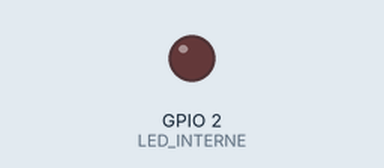
Recording of a sketch running on a simulated ESP32. Shown: output pins drawn as LEDs (lit = HIGH). What the sketch prints to the serial monitor is not drawn.

Above: at 0.0 s.
At 3.1 s:
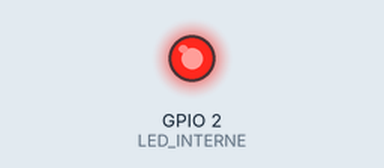
Timing chart, 0 to 19.1 s (numbered marks = the images above):
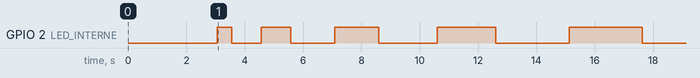

The sketch:

Exemples_Variables_ESP32.ino
```cpp
/*
 * A05 - Programació ESP32. C. Variables
 *
 * Objectiu: Mostrar els diferents tipus de variables en C/C++ per a ESP32
 * amb exemples pràctics i comentaris explicatius.
 *
 * Autor: Khalid %%%%%%%% %% %%%%%%%
 * Data: 28-10-2026
 */

// ==================== DECLARACIÓ DE VARIABLES ====================

// 1. CONSTANTS (const) - Valors que NO canvien durant l'execució
// S'utilitzen principalment per definir pins del hardware
const int LED_INTERNE = 2;        // Pin GPIO2 on està connectat el LED intern de l'ESP32

// 2. VARIABLES ENTERES (int) - Números enters sense decimals
int contadorExecucions = 0;
int numeroPin = 16;

// 3. VARIABLES ENTERES LLARGUES (long) - Números enters molt grans
long tempsInicial = 0;
long tempsEspera = 500;

// 4. VARIABLES AMB DECIMALS (float) - Números reals
float temperatura = 23.5;
float voltatge = 3.3;
float velocitat = 1.75;

// 5. VARIABLES CARÀCTER (char) - Un sol caràcter
char lletraInicial = 'A';
char simbol = '#';

// 6. VARIABLES BOOLEANS (bool) - Vertader o Fals
bool ledEncès = false;
bool sistemaActivat = true;
bool wifiConnectat = false;

// 7. ALTRES EXEMPLES DE VARIABLES
long tempsMaximEspera = 3000;

// ==================== CONFIGURACIÓ INICIAL ====================

void setup() {
  Serial.begin(115200);
  pinMode(LED_INTERNE, OUTPUT);
  delay(1000);

  Serial.println("========================================");
  Serial.println("A05 - EXEMPLES DE VARIABLES AMB ESP32");
  Serial.println("========================================");
  Serial.println();

  Serial.println("### EXEMPLE 1: TIPUS DE VARIABLES ###");
  Serial.println();

  Serial.print("Variable int 'contadorExecucions': ");
  Serial.println(contadorExecucions);
  Serial.print("Variable int 'numeroPin': ");
  Serial.println(numeroPin);
  Serial.println();

  Serial.print("Variable long 'tempsEspera': ");
  Serial.print(tempsEspera);
  Serial.println(" ms");
  Serial.print("Variable long 'tempsMaximEspera': ");
  Serial.print(tempsMaximEspera);
  Serial.println(" ms");
  Serial.println();

  Serial.print("Variable float 'temperatura': ");
  Serial.print(temperatura);
  Serial.println(" °C");
  Serial.print("Variable float 'voltatge': ");
  Serial.print(voltatge);
  Serial.println(" V");
  Serial.print("Variable float 'velocitat': ");
  Serial.println(velocitat);
  Serial.println();

  Serial.print("Variable char 'lletraInicial': ");
  Serial.println(lletraInicial);
  Serial.print("Variable char 'simbol': ");
  Serial.println(simbol);
  Serial.println();

  Serial.print("Variable bool 'ledEncès': ");
  Serial.println(ledEncès ? "true (VERITAT)" : "false (FALS)");
  Serial.print("Variable bool 'sistemaActivat': ");
  Serial.println(sistemaActivat ? "true (VERITAT)" : "false (FALS)");
  Serial.print("Variable bool 'wifiConnectat': ");
  Serial.println(wifiConnectat ? "true (VERITAT)" : "false (FALS)");
  Serial.println();

  Serial.println("========================================");
  Serial.println();

  delay(2000);
}

// ==================== BUCLE PRINCIPAL ====================

void loop() {
  contadorExecucions++;

  if (sistemaActivat) {

    Serial.println("### EXEMPLE 2: ÚS PRÀCTIC AMB LED I VARIABLES ###");
    Serial.print("Execució número: ");
    Serial.println(contadorExecucions);
    Serial.println();

    if (!ledEncès) {
      Serial.println("-> Encenem el LED...");
      digitalWrite(LED_INTERNE, HIGH);
      ledEncès = true;
      Serial.print("   LED encès. Estat: ");
      Serial.println(ledEncès ? "true" : "false");
    }

    Serial.print("   Esperant ");
    Serial.print(tempsEspera);
    Serial.println(" mil·lisegons...");
    delay(tempsEspera);

    Serial.println("-> Apaguem el LED...");
    digitalWrite(LED_INTERNE, LOW);
    ledEncès = false;
    Serial.print("   LED apagat. Estat: ");
    Serial.println(ledEncès ? "true" : "false");

    Serial.print("   Esperant ");
    Serial.print(tempsEspera);
    Serial.println(" mil·lisegons...");
    delay(tempsEspera);

    Serial.println();
    Serial.println("-> Modifiquem la variable tempsEspera:");
    Serial.print("   Valor anterior: ");
    Serial.print(tempsEspera);
    Serial.println(" ms");

    tempsEspera = tempsEspera + 500;

    Serial.print("   Valor actual: ");
    Serial.print(tempsEspera);
    Serial.println(" ms");
    Serial.println();

    if (tempsEspera >= tempsMaximEspera) {
      Serial.println("⚠ ATENCIÓ: S'ha arribat al temps màxim d'espera!");
      Serial.println();
      Serial.println("   Desactivant el sistema...");
      sistemaActivat = false;
    }

    Serial.println("========================================");
    Serial.println();

    delay(500);

  } else {
    Serial.println("### SISTEMA DESACTIVAT ###");
    Serial.println("El programa ha finalitzat.");
    Serial.println("Per reiniciar, prem el botó RESET de l'ESP32.");
    Serial.println("========================================");

    while (true) {
      delay(1000);
    }
  }
}
```

Measured:
- by itself, GPIO 2 (LED_INTERNE): LOW → HIGH at 3.1 s, → LOW 0.51 s later, → HIGH 1.0 s later, → LOW 1.0 s later, … (10 changes in this stretch)
